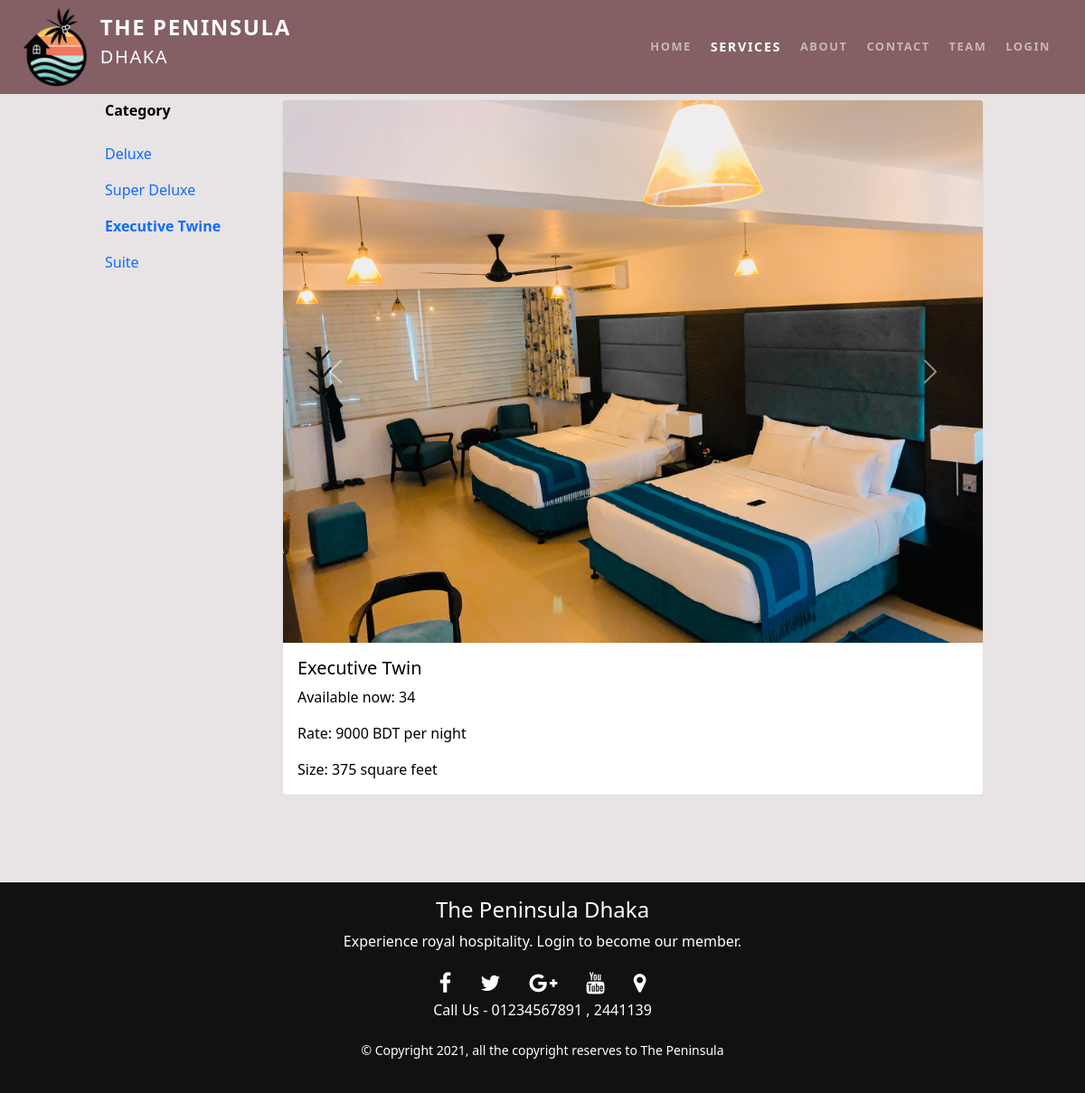
/details.php?room_id=3, run on the app's committed database.
### tables this page shows
CREATE TABLE `room` (
  `id` int(11) NOT NULL,
  `room_type` varchar(100) NOT NULL,
  `available` int(11) NOT NULL,
  `size` int(11) NOT NULL COMMENT 'in square feet',
  `rate` int(11) NOT NULL COMMENT 'per night',
  `room_photo` varchar(255) DEFAULT NULL
);

### details.php (the view, shortened to what this page needs)
<?php
if (isset($_GET['room_id']) && !empty($_GET['room_id'])){
	require_once ('db/connection.php');
	$roomId= $_GET['room_id'];
	$query = "SELECT * FROM room WHERE id='$roomId'";
	$result = mysqli_query($link, $query);
	$no_of_rows= mysqli_num_rows($result);
?>
<!doctype html>
<html lang="en">
	<head>
		<?php $page='services'; include 'includes/head.php'; ?>
	</head>
	<body>
		<header>
			<?php include 'includes/navbar.php'; ?>
		</header>
			<div class="container-fluid category-section ">
				<div class="row justify-content-center">
					<div class=" col-md-3 col-lg-2 p-0">
						<p class="px-3 fw-bold">Category</p>
						<nav class="nav flex-sm-row flex-md-column  room-category">
						  <a class="nav-link <?php if($roomId==1){echo 'active';} ?>" href="details.php?room_id=1">Deluxe</a>
						  <a class="nav-link <?php if($roomId==2){echo 'active';} ?>" href="details.php?room_id=2">Super Deluxe</a>
						  <a class="nav-link <?php if($roomId==3){echo 'active';} ?>" href="details.php?room_id=3">Executive Twine</a>
						  <a class="nav-link <?php if($roomId==4){echo 'active';} ?>" href="details.php?room_id=4">Suite</a>
						</nav>
					</div>
					<div class="col-md-9 col-lg-8 details">
						<?php
						if($no_of_rows){
							if($room= mysqli_fetch_assoc($result)){
								?>
						<div class="card mb-3">
							<div id="carouselExampleControls" class="carousel slide" data-bs-ride="carousel">
							  <div class="carousel-inner">
							  	<div class="carousel-item active">
							  		<img src="images/<?php echo $room['room_photo']; ?>" class="card-img-top" alt="...">
							  	</div>
							</div>
							  <button class="carousel-control-prev" type="button" data-bs-target="#carouselExampleControls" data-bs-slide="prev">
							    <span class="carousel-control-prev-icon" aria-hidden="true"></span>
							  </button>
							  <button class="carousel-control-next" type="button" data-bs-target="#carouselExampleControls" data-bs-slide="next">
							    <span class="carousel-control-next-icon" aria-hidden="true"></span>
							  </button>
							</div>
						  <div class="card-body">
						    <h5 class="card-title"><?php echo $room['room_type']; ?></h5>
                            <p class="card-text">Available now: <span><?php echo $room['available']; ?></span></p>
                            <p class="card-text">Rate: <span><?php echo $room['rate']; ?> BDT per night</span></p>
                            <p class="card-text">Size: <span><?php echo $room['size']; ?> square feet</span></p>
						  </div>
						</div>
					<?php
							}
						} else {
					?>
					<div class="alert alert-danger mt-4">
						<h1>Room Details Not Found. Please ensure you've clicked the right link.</h1>
					</div>
					<?php
						}
					} else {
					?>
					<div class="alert alert-danger">
						<h1>Room Details Not Found. Please ensure you've clicked the right link.</h1>
					</div>
					<?php } ?>
					</div>
				</div>
			</div>
		<footer>
			<?php include 'includes/footer.php'; ?>
		</footer>
	</body>
</html>

### css/mystylesheet.css (style rules this page uses)
body { overflow-x: hidden; color: #000000; box-sizing: border-box; background-color: #e8e3e5; }
.carousel-item { position: relative; }
.category-section { margin-top: 50px; padding-top: 60px; padding-bottom: 80px; }
.room-category .nav-link.active, .room-category .nav-link:hover { font-weight: bold!important; }
.details .carousel-item img { background-size: cover; background-repeat: no-repeat; background-position: center; height: 600px; }
@media screen and (min-width: 600px) { .details .carousel-item img { height: 480px; } }
@media screen and (min-width: 768px) { .details .carousel-item img { height: 600px; } }

### data on the page
room: room_photo (picture), room_type "Executive Twin", available "34", rate "9000", size "375"
